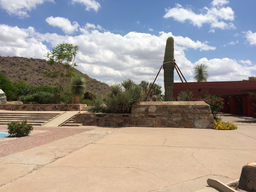
#> input picture images/image_mosaicing/img3_1.png, 256 x 192 px, shrunk from 1000 x 750 before the run; the run also reads 1 picture not shown here
$ jupyter execute q1.ipynb
#> lines starting #> are read from the running program, lines starting #| are printed output that depends on the picture; after the words box and inside, x2 and y2 are one past the last pixel; in counts of white or black regions, pixels touching at a corner belong together
# Imports

[cell 1]
import cv2
import numpy as np
import matplotlib.pyplot as plt
import random

# Functions

[cell 2]
def det_feat(img):
    #function for detecting SIFT features

    sift = cv2.xfeatures2d.SIFT_create()
    points, descriptors = sift.detectAndCompute(img, None)

    return points, descriptors

def match(img1, img2):
    #function for matching two images

    #get features for each image
    p1, d1 = det_feat(img1)
    p2, d2 = det_feat(img2)

    #find nearest neighbours for each image
    matcher = cv2.BFMatcher()
    matches = matcher.knnMatch(d1, d2, k=2)

    #find good neighbours to be considered as matches
    top = []
    matching_inds = []
    for a, b in matches:
        if a.distance < 0.75*b.distance:
            top.append([a])
            matching_inds.append((a.queryIdx, a.trainIdx))

    return p1, d1, p2, d2, np.array(matching_inds), top

def find_homo_mat(pts1, pts2):
    #function for finding the homography matrix

    maxx = 0
    bestH = []

    #run RANSAC for 100 iterations
    for i in range(100):

        #selecting random samples
        inds = np.random.choice(pts1.shape[0], 4)

        #defining the matrix
        M = []
        for j in inds:
            x1 = pts1[j][0]
            y1 = pts1[j][1]
            x2 = pts2[j][0]
            y2 = pts2[j][1]
            M.append([
                -x2, -y2, -1, 0, 0, 0, x1*x2, x1*y2, x1
            ])
            M.append([
                0, 0, 0, -x2, -y2, -1, y1*x2, y1*y2, y1
            ])
        M = np.array(M)

        #solving the equation using svd
        u, s, v = np.linalg.svd(M)
        h = v[-1, :]
        H = np.reshape(h, (3, 3))

        pts2aug = np.hstack((pts2, np.ones((pts2.shape[0], 1))))
        proj = np.matmul(H, pts2aug.T)
        proj = (proj / proj[2, :])[:2, :]
        err = np.sqrt(np.sum(np.power(pts1 - proj.T, 2), axis=1))
        thresh = 15
        err[err > thresh] = 0
        err[err != 0] = 1;
        correct = np.sum(err)
        if(correct > maxx):
            maxx = correct
            bestH = H

    return bestH

def get_matching_coords(p1, p2, matching_inds):
    pts1, pts2 = [], []
    for i in range(matching_inds.shape[0]):
        pts1.append(p1[matching_inds[i, 0]].pt)
        pts2.append(p2[matching_inds[i, 1]].pt)
    pts1 = np.array(pts1)
    pts2 = np.array(pts2)

    return pts1, pts2


def trim(res):

    res = res[~np.all(res == 0, axis=(1, 2))]
    res = res[:, ~np.all(res == 0, axis=(0, 2))]

    return res

def stitch(img1, img2, H, order=False):

    #bring img2 to img1's plane
    if order:
        res = cv2.warpPerspective(img2, H, (img1.shape[1]+img2.shape[1], img1.shape[0]+img2.shape[0]))
    else:
        res = cv2.warpPerspective(img2, H, (img1.shape[1], img1.shape[0]))

    #find locations where both images are not present
    img1_mask = img1 != 0
    res_mask = res[0:img1.shape[0], 0:img1.shape[1], :] != 0
    mask = np.logical_not(img1_mask * res_mask)

    #join the images
    res[0:img1.shape[0], 0:img1.shape[1], :] += img1*mask

    #remove all 0 rows and cols
    res = trim(res)

    return res

def stitch_multiple_inorder(paths):

    img1 = cv2.imread(paths[0])
    for p in paths[1:]:
        img2 = cv2.imread(p)

        #finding matchings
        p1, d1, p2, d2, matching_inds, _ = match(img1, img2)

        #extract the coordinates of the matching points
        matching_inds = np.array(matching_inds)
        pts1, pts2 = [], []
        for i in range(matching_inds.shape[0]):
            pts1.append(p1[matching_inds[i, 0]].pt)
            pts2.append(p2[matching_inds[i, 1]].pt)
        pts1 = np.array(pts1)
        pts2 = np.array(pts2)

        #finding homography matrix
        H = find_homo_mat(pts1, pts2)

        #stitching
        img1 = stitch(img1, img2, H, True)

    return img1

def stitch_multiple_unordered(paths):
    imgs = []
    for p in paths:
        imgs.append(cv2.imread(p))
    for i in range(len(imgs)):
        imgs[i] = np.pad(imgs[i], ((imgs[i].shape[0], imgs[i].shape[0]), (imgs[i].shape[1], imgs[i].shape[1]), (0, 0)), 'constant')

    #find base picture
    maxx = 0
    for i in range(len(imgs)):
        cnt = 0
        for j in range(len(imgs)):
            if j == i:
                continue
            _, _, _, _, cmatching_inds, _ = match(imgs[i], imgs[j])
            cnt += cmatching_inds.shape[0]
        if cnt > maxx:
            maxx = cnt
            ind = i

    while len(imgs) != 1:

        maxx = 0
        for i in range(len(imgs)):
            if i == ind:
                continue
            cp1, cd1, cp2, cd2, cmatching_inds, _ = match(imgs[ind], imgs[i])
            if cmatching_inds.shape[0] > maxx:
                maxx = cmatching_inds.shape[0]
                ind_other = i
                p1, d1, p2, d2, matching_inds = cp1, cd1, cp2, cd2, cmatching_inds

        img1 = imgs[ind]
        img2 = imgs[ind_other]
        if(ind > ind_other):
            del(imgs[ind])
            del(imgs[ind_other])
        else:
            del(imgs[ind_other])
            del(imgs[ind])

        #extract the coordinates of the matching points
        matching_inds = np.array(matching_inds)
        pts1, pts2 = [], []
        for i in range(matching_inds.shape[0]):
            pts1.append(p1[matching_inds[i, 0]].pt)
            pts2.append(p2[matching_inds[i, 1]].pt)
        pts1 = np.array(pts1)
        pts2 = np.array(pts2)

        #finding homography matrix
        H = find_homo_mat(pts1, pts2)

        #stitching
        img1 = stitch(img1, img2, H)

        img1 = np.pad(img1, ((img1.shape[0], img1.shape[0]), (img1.shape[1], img1.shape[1]), (0, 0)), 'constant')

        imgs.append(img1)
        ind = len(imgs) - 1

    return trim(imgs[0])

# 1. Matching two images

[cell 3]
#enter the paths of the images to match
paths = ['../images/image_mosaicing/img3_1.png', '../images/image_mosaicing/img3_2.png']
img1 = cv2.imread(paths[0])
#> img1 is the input picture: shape (192, 256, 3); mean B, G, R 145.5, 151.2, 159.1
img2 = cv2.imread(paths[1])
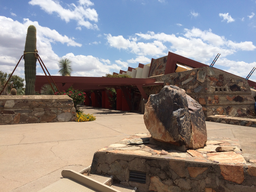
#> input picture images/image_mosaicing/img3_2.png, 256 x 192 px, shrunk from 1000 x 750 before the run
#> img2 is the input picture: shape (192, 256, 3); mean B, G, R 133.5, 135.3, 142.8
p1, d1, p2, d2, matching_inds, top = match(img1, img2)
#> in det_feat, `points, descriptors = sift.detectAndCompute(img, None)`: points = 357 keypoints; strongest (x, y, size): (170, 42, 5.4), (175, 81, 2), (176, 80, 4.3), (162, 71, 2.5)
#> in match, `p1, d1 = det_feat(img1)`: p1 has the same summary as points in det_feat
#> in det_feat (call 2), `points, descriptors = sift.detectAndCompute(img, None)`: points = 375 keypoints; strongest (x, y, size): (218, 150, 3.8), (31, 31, 6.3), (24, 82, 2.1), (132, 144, 2.5)
#> in match, `p2, d2 = det_feat(img2)`:
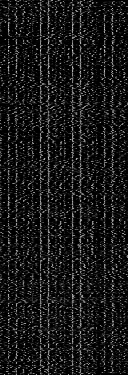
#> d2: shape (375, 128) float32; min 0, max 207, mean 24.2
#> in match, `p2, d2 = det_feat(img2)`: p2 has the same summary as points in det_feat
#> in match, `matches = matcher.knnMatch(d1, d2, k=2)`: matches = 357 matches
#> after the loop in match, `for a, b in matches:`: matching_inds = 60 pairs, first value 8 to 355, second value 5 to 191; top = 60 matches
#> p1 = 357 keypoints; strongest (x, y, size): (170, 42, 5.4), (175, 81, 2), (176, 80, 4.3), (162, 71, 2.5); p2 has the same summary as points in det_feat; top = 60 matches

plt.figure(figsize=(10, 10))
plt.imshow(cv2.drawMatchesKnn(img1, p1, img2, p2, top, None, flags=2))
plt.show()
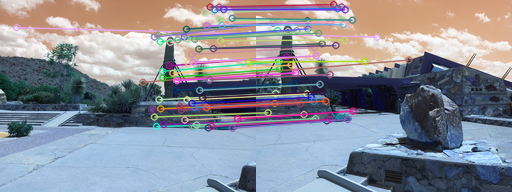
#> shown: shape (192, 512, 3); mean R, G, B 139.5, 142.1, 151.9

# 2 and 3. Estimating Homography and Transformation

[cell 4]
#extract the coordinates of the matching points
pts1, pts2 = get_matching_coords(p1, p2, matching_inds)
#> after the loop in get_matching_coords, `for i in range(matching_inds.shape[0]):`: pts1 = 60 pairs, first value 16.22 to 248.5, second value 6.54 to 127.7; pts2 = 60 pairs, first value 9.12 to 152.4, second value 4.13 to 122.9

#finding homography matrix
H = find_homo_mat(pts1, pts2)
#> the loop in find_homo_mat, `for i in range(100):` made 100 passes
#> (correct, maxx) on passes 1, 3: (27, 27), (58, 58)
#> correct on passes 2, 4, 5, 6, 7, 8: 9, 58, 6, 49, 57, 45
#> after the loop in find_homo_mat, `for i in range(100):`: bestH = [[0.00509, 0.000687, 0.994], [-0.00127, 0.007, 0.107], [-6.4e-06, 3.13e-06, 0.00707]]; maxx = 58
#> H has the same summary as bestH in find_homo_mat

#projecting the second image to the first's frame
res = cv2.warpPerspective(img2, H, (img1.shape[1]+img2.shape[1], img1.shape[0]))

plt.imshow(res)
plt.title("Transformed Image")
plt.show()
plt.imshow(img2)
plt.title("Original Image")
plt.show()

# 4. Image Stitching

[cell 5]
res = stitch(img1, img2, H)
#> in stitch, `res_mask = res[0:img1.shape[0], 0:img1.shape[1], :] != 0`:
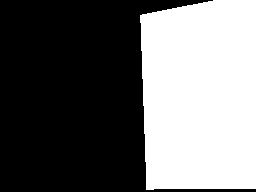
#> res_mask: shape (192, 256, 3) bool; 42.3% white; 1 white region, box (x1, y1, x2, y2) and area: (140, 0, 256, 190) 20793

plt.imshow(res)
plt.title("Stitched Image")
plt.show()

# 5. For multiple images

## For images in order (adjacent images have something in common)

[cell 6]
# paths = ['../images/image_mosaicing/img2_1.png', '../images/image_mosaicing/img2_2.png',
#         '../images/image_mosaicing/img2_3.png', '../images/image_mosaicing/img2_4.png',
#         '../images/image_mosaicing/img2_5.png', '../images/image_mosaicing/img2_6.png']
# paths = ['../images/image_mosaicing/img5_1.jpg', '../images/image_mosaicing/img5_2.jpg',
#         '../images/image_mosaicing/img5_3.jpg', '../images/image_mosaicing/img5_4.jpg',]
paths = ['../images/image_mosaicing/img1_1.jpg', '../images/image_mosaicing/img1_2.jpg',
        '../images/image_mosaicing/img1_3.jpg', '../images/image_mosaicing/img1_4.jpg']
# paths = ['../images/self/1.jpg', '../images/self/2.jpg',
#         '../images/self/3.jpg', '../images/self/4.jpg']
res = stitch_multiple_inorder(paths)
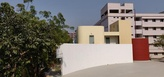
#> input picture images/image_mosaicing/img1_1.jpg, 164 x 77 px, shrunk from 640 x 302 before the run
#> in stitch_multiple_inorder, img1 is the input picture: shape (77, 164, 3); mean B, G, R 109.6, 115.7, 122.1
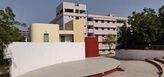
#> input picture images/image_mosaicing/img1_2.jpg, 164 x 77 px, shrunk from 640 x 302 before the run
#> in stitch_multiple_inorder, img2 is the input picture: shape (77, 164, 3); mean B, G, R 122.6, 126.6, 134
#> in det_feat (call 3), `points, descriptors = sift.detectAndCompute(img, None)`: points = 139 keypoints; strongest (x, y, size): (123, 18, 2.4), (116, 11, 2.7), (154, 28, 2.3), (154, 20, 2.3)
#> in match (call 2), `p1, d1 = det_feat(img1)`:
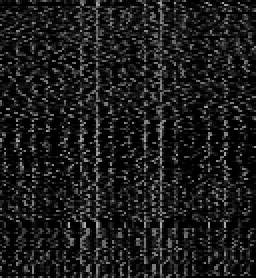
#> d1: shape (139, 128) float32 (shown 2 times larger); min 0, max 173, mean 27.7
#> in match (call 2), `p1, d1 = det_feat(img1)`: p1 has the same summary as points in det_feat
#> in det_feat (call 4), `points, descriptors = sift.detectAndCompute(img, None)`: points = 152 keypoints; strongest (x, y, size): (77, 18, 2.2), (71, 11, 2.6), (96, 21, 1.9), (102, 21, 1.9)
#> in match (call 2), `p2, d2 = det_feat(img2)`:
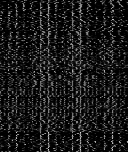
#> d2: shape (152, 128) float32; min 0, max 214, mean 26
#> in match (call 2), `p2, d2 = det_feat(img2)`: p2 has the same summary as points in det_feat
#> in match (call 2), `matches = matcher.knnMatch(d1, d2, k=2)`: matches = 139 matches
#> the loop in match (call 2), `for a, b in matches:` made 139 passes
#> after the loop in match (call 2), `for a, b in matches:`: matching_inds = 63 pairs, first value 31 to 136, second value 1 to 109; top = 63 matches
#> in stitch_multiple_inorder, `p1, d1, p2, d2, matching_inds, _ = match(img1, img2)`: p1 = 139 keypoints; strongest (x, y, size): (123, 18, 2.4), (116, 11, 2.7), (154, 28, 2.3), (154, 20, 2.3); p2 has the same summary as points in det_feat
#> after the loop in stitch_multiple_inorder, `for i in range(matching_inds.shape[0]):`: pts1 = 63 pairs, first value 31.55 to 155.4, second value 5.06 to 69.29; pts2 = 63 pairs, first value 5.2 to 108.1, second value 4.41 to 71.22
#> the loop in find_homo_mat (call 2), `for i in range(100):` made 100 passes
#> (correct, maxx) on passes 1 to 2: (54, 54), (62, 62)
#> correct on passes 3 to 8: 62, 52, 62, 59, 10, 62
#> in stitch_multiple_inorder, `H = find_homo_mat(pts1, pts2)`: H = [[-0.00986, 0.00191, -0.99], [0.00179, -0.0141, -0.142], [4.42e-05, 1.83e-05, -0.0177]]
#> in stitch (call 2), `res[0:img1.shape[0], 0:img1.shape[1], :] += img1*mask`: res: shape (154, 328, 3); mean B, G, R 43.1, 46, 49.2
#> in trim (call 2), `res = res[:, ~np.all(res == 0, axis=(0, 2))]`:
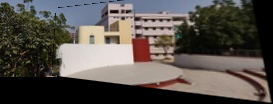
#> res: shape (104, 273, 3); mean of channels 0, 1, 2 76.6, 81.9, 87.5; drawn as B, G, R
#> pass 2 of the loop in stitch_multiple_inorder, `for p in paths[1:]:`:
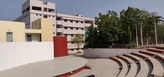
#> input picture images/image_mosaicing/img1_3.jpg, 164 x 77 px, shrunk from 640 x 302 before the run
#> in stitch_multiple_inorder, img2 is the input picture: shape (77, 164, 3); mean B, G, R 123, 128.6, 138.3
#> points = 276 keypoints; strongest (x, y, size): (116, 11, 2.8), (88, 57, 33.6), (123, 18, 2.3), (112, 11, 2.7)
#> in match (call 3), `p1, d1 = det_feat(img1)`: p1 has the same summary as points in det_feat
#> points = 150 keypoints; strongest (x, y, size): (39, 9, 2.7), (65, 20, 1.9), (72, 28, 1.8), (66, 28, 1.9)
#> in match (call 3), `p2, d2 = det_feat(img2)`:
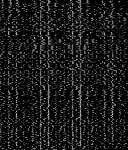
#> d2: shape (150, 128) float32; min 0, max 201, mean 26.3
#> in match (call 3), `p2, d2 = det_feat(img2)`: p2 has the same summary as points in det_feat
#> matches = 276 matches
#> after the loop in match (call 3), `for a, b in matches:`: matching_inds = 52 pairs, first value 86 to 236, second value 5 to 100; top = 52 matches
#> in stitch_multiple_inorder, `p1, d1, p2, d2, matching_inds, _ = match(img1, img2)`: p1 = 276 keypoints; strongest (x, y, size): (116, 11, 2.8), (88, 57, 33.6), (123, 18, 2.3), (112, 11, 2.7); p2 has the same summary as points in det_feat
#> after the loop in stitch_multiple_inorder, `for i in range(matching_inds.shape[0]):`: pts1 = 52 pairs, first value 95.58 to 216.3, second value 6.39 to 64.04; pts2 = 52 pairs, first value 22.43 to 105.5, second value 5.35 to 55.98
#> in stitch_multiple_inorder, `H = find_homo_mat(pts1, pts2)`: H = [[0.00669, -0.0123, 0.992], [-0.000962, 0.00527, 0.128], [-1.73e-05, -8.58e-05, 0.011]]
#> img1_mask: shape (104, 273, 3) bool
#> res_mask: shape (104, 273, 3) bool
#> mask: shape (104, 273, 3) bool
#> in stitch (call 3), `res[0:img1.shape[0], 0:img1.shape[1], :] += img1*mask`:
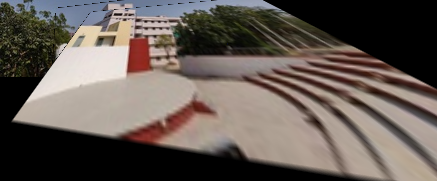
#> res: shape (181, 437, 3); mean B, G, R 84.2, 90.4, 100
#> pass 3 of the loop in stitch_multiple_inorder, `for p in paths[1:]:`:
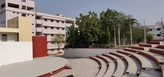
#> input picture images/image_mosaicing/img1_4.jpg, 164 x 77 px, shrunk from 640 x 302 before the run
#> in stitch_multiple_inorder, img2 is the input picture: shape (77, 164, 3); mean B, G, R 122.7, 127.4, 137.3
#> points = 304 keypoints; strongest (x, y, size): (120, 14, 2), (115, 14, 2), (125, 20, 2), (85, 84, 60.5)
#> in match (call 4), `p1, d1 = det_feat(img1)`: p1 has the same summary as points in det_feat
#> points = 173 keypoints; strongest (x, y, size): (46, 19, 1.9), (16, 6, 2.9), (24, 15, 2.5), (46, 27, 2)
#> d2: shape (173, 128) float32
#> in match (call 4), `p2, d2 = det_feat(img2)`: p2 has the same summary as points in det_feat
#> matches = 304 matches
#> after the loop in match (call 4), `for a, b in matches:`: matching_inds = 50 pairs, first value 30 to 266, second value 12 to 105; top = 50 matches
#> in stitch_multiple_inorder, `p1, d1, p2, d2, matching_inds, _ = match(img1, img2)`: p1 = 304 keypoints; strongest (x, y, size): (120, 14, 2), (115, 14, 2), (125, 20, 2), (85, 84, 60.5); p2 has the same summary as points in det_feat
#> after the loop in stitch_multiple_inorder, `for i in range(matching_inds.shape[0]):`: pts1 = 50 pairs, first value 28.1 to 248.1, second value 7.07 to 106.9; pts2 = 50 pairs, first value 16.46 to 96.45, second value 6.1 to 67.36
#> in stitch_multiple_inorder, `H = find_homo_mat(pts1, pts2)`: H = [[0.00586, -0.0123, 0.993], [-0.000845, 0.00377, 0.116], [-1.18e-05, -8.56e-05, 0.0092]]
#> img1_mask: shape (181, 437, 3) bool
#> res_mask: shape (181, 437, 3) bool
#> mask: shape (181, 437, 3) bool
#> in trim (call 4), `res = res[~np.all(res == 0, axis=(1, 2))]`:
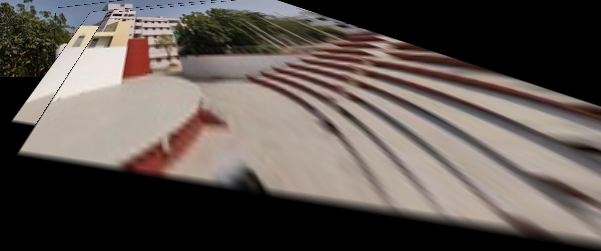
#> res: shape (251, 601, 3); mean of channels 0, 1, 2 82.1, 87, 95.6; drawn as B, G, R
#> pass 2 of the loop in stitch_multiple_unordered, `for p in paths:`:
#> pass 3 of the loop in stitch_multiple_unordered, `for p in paths:`:
#> the loop made 4 passes; the first 3 are shown
plt.figure(figsize=(20, 10))
plt.imshow(res)
plt.show()

[cell 7]
# paths = ['../images/image_mosaicing/img2_1.png', '../images/image_mosaicing/img2_2.png',
#         '../images/image_mosaicing/img2_3.png', '../images/image_mosaicing/img2_4.png',
#         '../images/image_mosaicing/img2_5.png', '../images/image_mosaicing/img2_6.png']
# paths = ['../images/image_mosaicing/img5_1.jpg', '../images/image_mosaicing/img5_2.jpg',
#         '../images/image_mosaicing/img5_3.jpg', '../images/image_mosaicing/img5_4.jpg',]
paths = ['../images/image_mosaicing/img1_1.jpg', '../images/image_mosaicing/img1_2.jpg',
        '../images/image_mosaicing/img1_3.jpg', '../images/image_mosaicing/img1_4.jpg']
# paths = ['../images/self/1.jpg', '../images/self/2.jpg',
#         '../images/self/3.jpg', '../images/self/4.jpg']
random.shuffle(paths)
res = stitch_multiple_unordered(paths)
#> after the loop in stitch_multiple_unordered, `while len(imgs) != 1:`:
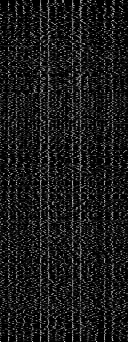
#> d1: shape (342, 128) float32; min 0, max 208, mean 26.1
